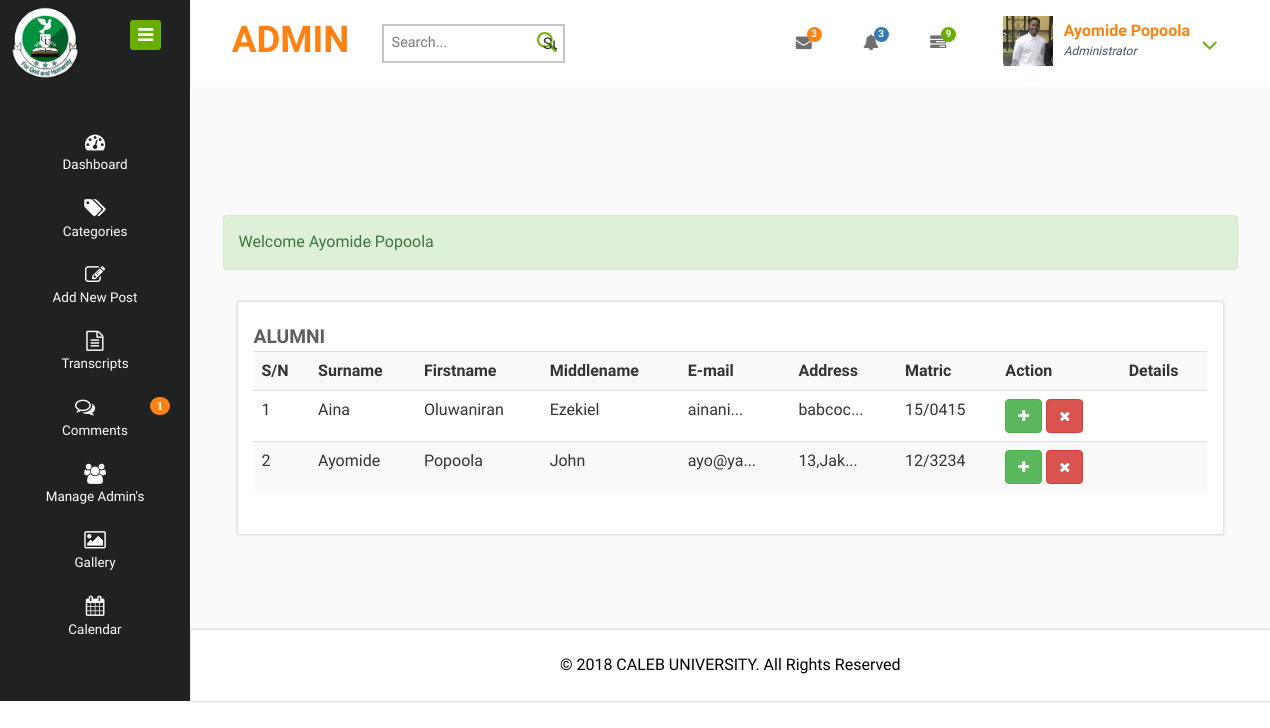
Before: /ADMIN/alumins.php (signed in) with the older database file.
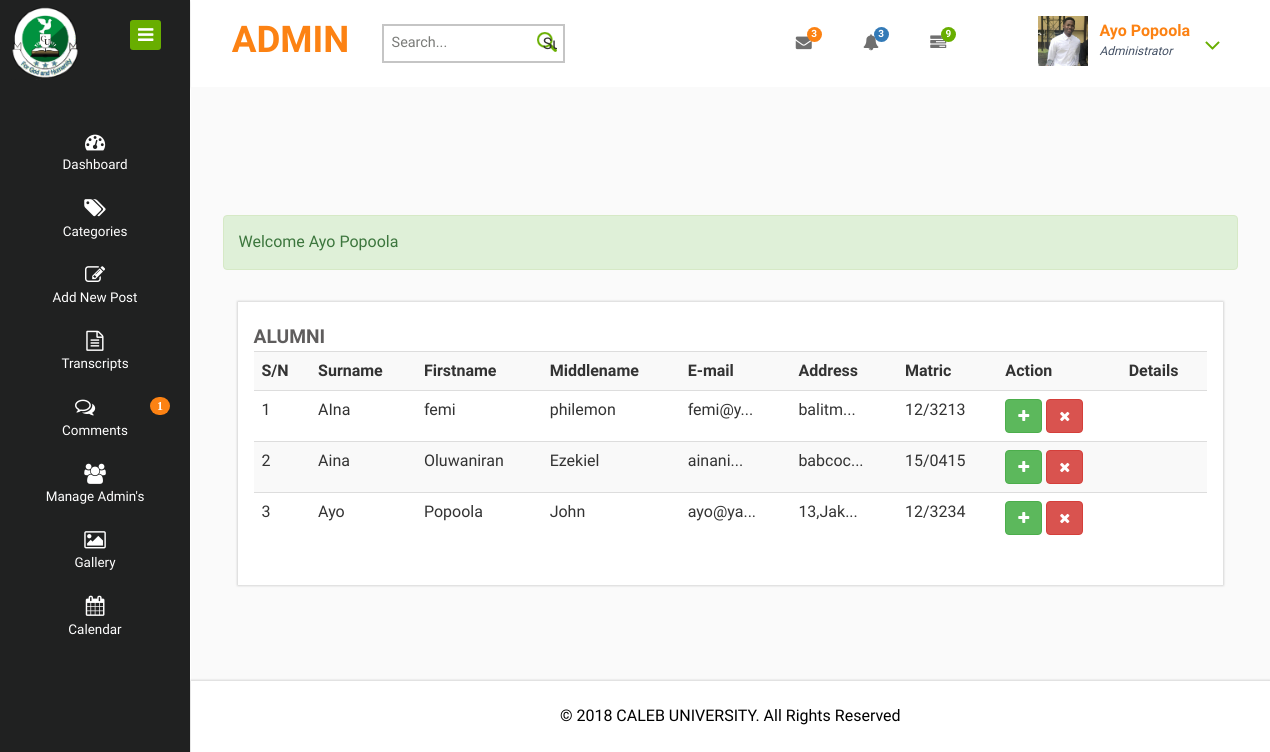
After: the same page with the newer database file.
### tables this page shows
CREATE TABLE `info` (
  `id` int(255) NOT NULL,
  `surname` varchar(50) NOT NULL,
  `firstname` varchar(50) NOT NULL,
  `middlename` varchar(50) NOT NULL,
  `email` varchar(50) NOT NULL,
  `address` varchar(100) NOT NULL,
  `matric` varchar(10) NOT NULL,
  `phoneno` varchar(20) NOT NULL,
  `department` varchar(50) NOT NULL,
  `gradyear` varchar(5) NOT NULL,
  `password` varchar(20) NOT NULL,
  `category` int(10) NOT NULL,
  `datetimelogged` varchar(10) NOT NULL,
  `bio` varchar(500) NOT NULL,
  `dp` varchar(100) NOT NULL,
  `datetime` varchar(11) NOT NULL,
  `addedby` varchar(11) NOT NULL
);

### ADMIN/alumins.php (the view, shortened to what this page needs)
<?php require_once("Sessions.php"); ?>
<!DOCTYPE HTML>
<html>
<head>
<link href="css/bootstrap.css" rel="stylesheet" type="text/css" media="all">
<link href="css/font-awesome.css" rel="stylesheet">
<link href="css/style.css" rel="stylesheet" type="text/css" media="all"/>
</head>
<body>
<div class="page-container">
   <div class="left-content">
	   <div class="mother-grid-inner">
            <div class="header-main">
            <div class="header-left">
                    <div class="logo-name">
                             <a href="admindashboard.php"> <h1>ADMIN</h1>
                              </a>
                    </div>
                            <div class="search-box">
                                <form action="admindashboard.php" method="GET">
                                        <input type="text" placeholder="Search..." name="Searchbox" required="">
                                            <input type="submit" name="Search" id="Searchbb">
                                    </form>
                            </div>
            </div>
                 <div class="header-right">
                    <div class="profile_details_left">
                        <ul class="nofitications-dropdown">
                        <li class="dropdown head-dpdn">
                        <a href="#" class="dropdown-toggle" data-toggle="dropdown" aria-expanded="false"><i class="fa fa-envelope"></i><span class="badge">3</span></a>
                        </li>
                        <li class="dropdown head-dpdn">
                                <a href="#" class="dropdown-toggle" data-toggle="dropdown" aria-expanded="false"><i class="fa fa-bell"></i><span class="badge blue">3</span></a>
                        </li>
                        <li class="dropdown head-dpdn">
                        <a href="#" class="dropdown-toggle" data-toggle="dropdown" aria-expanded="false"><i class="fa fa-tasks"></i><span class="badge blue1">9</span></a>
                        </li>
                        </ul>
                            <div class="clearfix"> </div>
                    </div>
                        <div class="profile_details">
                            <ul>
                            <li class="dropdown profile_details_drop">
                                    <a href="#" class="dropdown-toggle" data-toggle="dropdown" aria-expanded="false">
                                        <div class="profile_img">
                                                <span class="prfil-img"><img src="images/p1.png" alt="" width="50" height="50"> </span>
                                                <div class="user-name">
                                                        <p><?php echo $_SESSION['User_Username']; ?></p>
                                                        <span>Administrator</span>
                                                </div>
                                                <i class="fa fa-angle-down lnr"></i>
                                                <div class="clearfix"></div>
                                        </div>
                                    </a>
                            </li>
                            </ul>
                        </div>
                        <div class="clearfix"> </div>
                </div>
                 <div class="clearfix"> </div>
            </div>
<div class="inner-block">
    <div><?php echo Message();
                   echo SuccessMessage();
                ?></div>
<?php
               global $conn;
                ?>
<div class="chit-chat-layer1">
	<div class="col-md-12 chit-chat-layer1-left">
               <div class="work-progres">
                            <div class="chit-chat-heading">
                                  Alumni
                            </div>
                            <div class="table-responsive">
                                <table class="table table-striped table-hover">
		<tr>
			<th>S/N</th>
			<th>Surname</th>
			<th>Firstname</th>
			<th>Middlename</th>
			<th>E-mail</th>
			<th>Address</th>
			<th>Matric</th>
			<th>Action</th>
			<th>Details</th>
		</tr>
<?php
$sql9="SELECT * FROM info WHERE category='1' ORDER BY id desc;";
$Execute1 = mysqli_query($conn,$sql9);
$SrNo=0;
while($DataRows=mysqli_fetch_array($Execute1,MYSQLI_ASSOC)){
	$Id=$DataRows["id"];
	$Surname=$DataRows["surname"];
	$Firstname=$DataRows["firstname"];
	$Middlename=$DataRows["middlename"];
	$Email=$DataRows["email"];
	$Address=$DataRows["address"];
	$Matric=$DataRows["matric"];
	$SrNo++;
	?>
	<tr>
            <td><?php echo $SrNo; ?></td>
            <td><?php echo $Surname; ?></td>
            <td><?php echo $Firstname; ?></td>
            <td><?php echo $Middlename; ?></td>
            <td><?php
                    if(strlen($Email) > 6) {$Email = substr($Email,0,6).'...';} echo $Email;
                    ?></td>
            <td><?php
                    if(strlen($Address) > 6) {$Address = substr($Address,0,6).'...';} echo $Address;
                    ?></td>
            <td><?php echo $Matric; ?></td>
            <td><a href="updatealumni.php?updateid=<?php echo $Id; ?>"><span class="btn btn-success"><span class="fa fa-plus"></span></span></a>
                <a href="deletealumni.php?deletealumniid=<?php echo $Id; ?>"><span class="btn btn-danger"><span class="fa fa-close"></span></span></a>
            </td>
            <td></td>
<?php } ?>
                      </table>
                  </div>
             </div>
      </div>
</div>
</div>
<?php include("copyright.php"); ?>
</div>
</div>
    <?php include("sidenav.php"); ?>
</body>
</html>

### ADMIN/Sessions.php (shortened to what this page needs)
<?php
         function SuccessMessage(){
            if(isset($_SESSION["SuccessMessage"])){
               $Output="<div class=\"alert alert-success\">" ;
               $Output.=htmlentities($_SESSION["SuccessMessage"]);
               $Output.="</div>";
               return $Output;
            }
         }
?>

### ADMIN/copyright.php
<div class="copyrights">
	 <p>© 2018 CALEB UNIVERSITY. All Rights Reserved</p>
</div>

### ADMIN/sidenav.php (shortened to what this page needs)
<div class="sidebar-menu">
<img id="logo" style="padding-left: 10px; padding-top: 5px;" class="img-responsive" src="images/logo.png" alt="Logo" height="80" width="80" >
            <div class="logo">
                <a href="#" class="sidebar-icon"> <span class="fa fa-bars"></span> </a>
               </div>
        <div class="menu">
          <ul id="menu" >
            <li id="menu-home" ><a href="admindashboard.php"><i class="fa fa-tachometer"></i><span>Dashboard</span></a></li>
            <li><a href="categories.php"><i class="fa fa-tags"></i><span>Categories</span></a></li>
            <li><a href="addnewpost.php"><i class="fa fa-edit"></i><span>Add New Post</span></a></li>
            <li><a href="transcriptreq.php"><i class="fa fa-file-text-o"></i><span>Transcripts</span></a></li>
            <li><a href="comments.php"><i class="fa fa-comments-o">
                        <?php
                        $sql="SELECT COUNT(*) FROM comments WHERE status='OFF'";
                        $Execute=mysqli_query($conn,$sql);
                        $Rows=mysqli_fetch_array($Execute,MYSQLI_ASSOC);
                        $Total=array_shift($Rows);
                        if($Total>0){
                        ?>
                        <span style="background-color:#FC8213;" class="badge pull-right badge-warning">
                        <?php echo $Total;?>
                        </span>
                <?php } ?>
                    </i><span>Comments</span></a></li>
                    <li><a href="admins.php"><i class="fa fa-users"></i><span>Manage Admin's</span></a></li>
             <li><a href="galleryadmin.php"><i class="fa fa-photo"></i><span>Gallery</span></a></li>
            <li><a href="#"><i class="fa fa-calendar"></i><span>Calendar</span></a></li>
          </ul>
        </div>
	 </div>

Changed rows visible on the page:
added info: surname "AIna", firstname "femi", middlename "philemon", email "femi@y...", address "balitm...", matric "12/3213"
changed info "Popoola": surname "Ayomide" → "Ayo"
Other visible differences:
$_SESSION['User_Username']: "Ayomide Popoola" → "Ayo Popoola"
SuccessMessage(): "Welcome Ayomide Popoola" → "Welcome Ayo Popoola"
